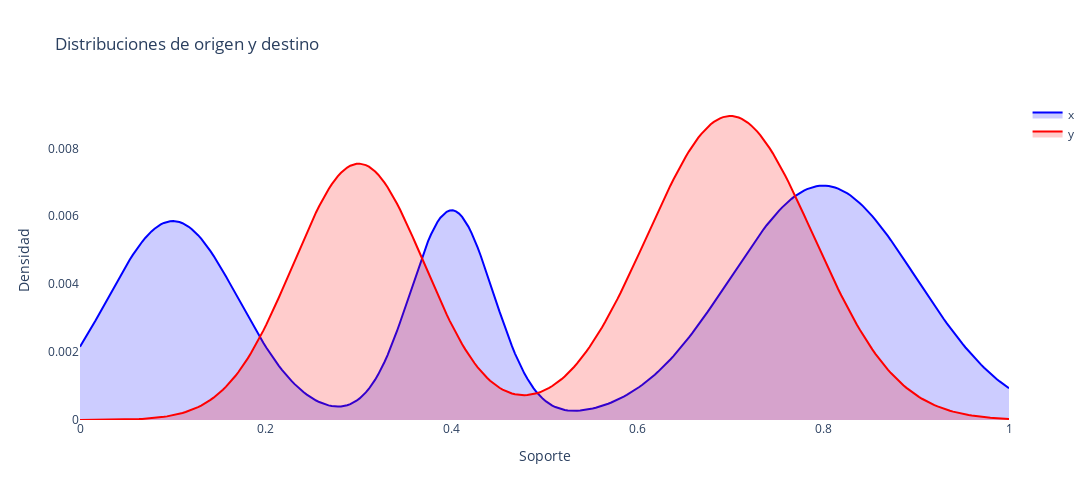

Notebook cell for this chart:
### Markdown cell above
### Generación de datos

### Code cell
def generate_mixture(alpha, mu, var, interval=[0,1], n=300):

    mixture_size = len(alpha)
    t = np.linspace(*interval, num=n)

    density = 0
    for j in range(mixture_size):
        density += alpha[j] * sps.norm.pdf(t, loc=mu[j], scale=np.sqrt(var[j]))
    
    density /= density.sum()
    return density

# Mixturas:
gmm_x = generate_mixture([0.3, 0.2, 0.5], [0.1, 0.4, 0.8], [0.005, 0.002, 0.01])
gmm_y = generate_mixture([0.4, 0.6], [0.3, 0.7], [0.005, 0.008])

# Visualización de densidades:
fig = go.Figure()
t = np.linspace(0, 1, num=len(gmm_x))
fig.add_trace(go.Scatter(x=t, y=gmm_x, fill='tozeroy', fillcolor='rgba(0,0,255,0.2)', line_color='blue', name='x'))
fig.add_trace(go.Scatter(x=t, y=gmm_y, fill='tozeroy', fillcolor='rgba(255,0,0,0.2)', line_color='red', name='y'))

fig.update_layout(
    title='Distribuciones de origen y destino',
    xaxis_title='Soporte',
    yaxis_title='Densidad',
    height=500, width=1200,
    plot_bgcolor='white', paper_bgcolor='white')

fig.show()
fig.write_image('images/ot/kantorovich_continuous_density.pdf')

### Figure 1 — Plotly figure (JSON) as saved in the notebook; plotly's stock layout.template omitted (floating-point values rounded to 4 significant figures; data arrays with more than 128 entries replaced by an {"elided": "..."} marker saying what was removed)
{"data": [{"fill": "tozeroy", "fillcolor": "rgba(0,0,255,0.2)", "line": {"color": "blue"}, "name": "x", "type": "scatter", "x": {"elided": "300 float values"}, "y": {"elided": "300 float values"}}, {"fill": "tozeroy", "fillcolor": "rgba(255,0,0,0.2)", "line": {"color": "red"}, "name": "y", "type": "scatter", "x": {"elided": "300 float values"}, "y": {"elided": "300 float values"}}], "layout": {"height": 500, "paper_bgcolor": "white", "plot_bgcolor": "white", "title": {"text": "Distribuciones de origen y destino"}, "width": 1200, "xaxis": {"title": {"text": "Soporte"}}, "yaxis": {"title": {"text": "Densidad"}}}}
